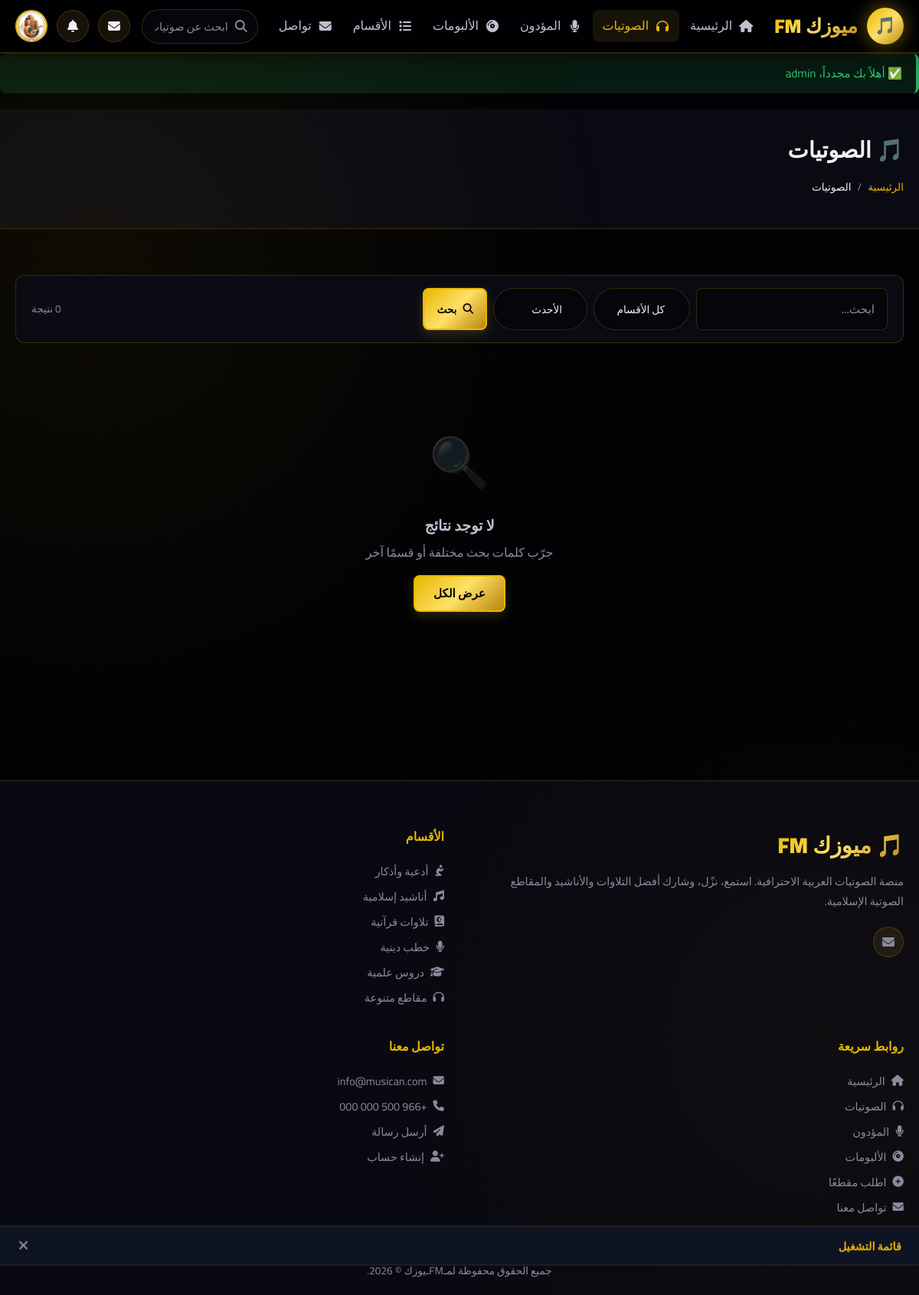
Screenshot of /player.php (signed in) with the database file from the repository.
### tables this page shows
CREATE TABLE `users` (
  `id` int NOT NULL,
  `username` varchar(100) NOT NULL,
  `full_name` varchar(100) DEFAULT NULL,
  `email` varchar(255) NOT NULL,
  `password` varchar(255) NOT NULL,
  `role` enum('admin','performer','user') NOT NULL DEFAULT 'user',
  `avatar` varchar(255) DEFAULT NULL,
  `bio` text,
  `phone` varchar(50) DEFAULT NULL,
  `website` varchar(255) DEFAULT NULL,
  `reset_token` varchar(64) DEFAULT NULL,
  `reset_expires` datetime DEFAULT NULL,
  `is_active` tinyint(1) NOT NULL DEFAULT '1',
  `created_at` datetime NOT NULL DEFAULT CURRENT_TIMESTAMP,
  `updated_at` datetime DEFAULT NULL ON UPDATE CURRENT_TIMESTAMP
);

CREATE TABLE `categories` (
  `id` int NOT NULL,
  `name` varchar(255) NOT NULL,
  `slug` varchar(255) NOT NULL,
  `description` text,
  `icon` varchar(100) DEFAULT 'fa-music',
  `cover_image` varchar(255) DEFAULT NULL,
  `sort_order` int DEFAULT '0',
  `created_at` datetime NOT NULL DEFAULT CURRENT_TIMESTAMP
);

### includes/auth.php (called while the page is built, shortened)
<?php
function getCurrentUser(): ?array {
    static $user = null;
    if ($user === null) {
        $db   = getDB();
        $stmt = $db->prepare("SELECT * FROM users WHERE id = ? AND is_active = 1");
        $stmt->execute([$_SESSION['user_id']]);
        $user = $stmt->fetch() ?: null;
    }
    return $user;
}

### player.php (the view, shortened to what this page needs)
<?php
require_once __DIR__ . '/includes/functions.php';
require_once __DIR__ . '/includes/auth.php';
require_once __DIR__ . '/includes/templates_loader.php';
$activePage = 'player';
$search      = clean($_GET['search'] ?? '');
$categoryId  = (int)($_GET['category'] ?? 0);
$performerId = (int)($_GET['performer'] ?? 0);
$albumId     = (int)($_GET['album'] ?? 0);
$order       = in_array($_GET['order'] ?? '', ['latest','popular','most_downloaded','top_rated']) ? $_GET['order'] : 'latest';
$perPage     = (int)getSetting('audios_per_page', '12');
$currentPage = max(1, (int)($_GET['page'] ?? 1));
$options = [
    'search'      => $search,
    'category_id' => $categoryId,
    'performer_id'=> $performerId,
    'album_id'    => $albumId,
    'order'       => $order,
    'limit'       => $perPage,
    'offset'      => ($currentPage - 1) * $perPage,
];
$total      = countAudios($options);
$audios     = getAudios($options);
$categories = getCategories();
require_once __DIR__ . '/includes/header.php';
?>
<div style="background:var(--card-bg);border-bottom:1px solid var(--border);padding:30px 0;">
    <div class="container">
        <h1 style="font-size:1.8rem;font-weight:900;margin-bottom:4px;">🎵 الصوتيات</h1>
        <div class="breadcrumb">
            <a href="<?= BASE_URL ?>/">الرئيسية</a>
            <span class="sep">/</span>
            <span class="current">الصوتيات</span>
        </div>
    </div>
</div>
<div class="section">
    <div class="container">
        <div class="filters-bar">
            <form method="get" action="<?= BASE_URL ?>/player.php" style="display:flex;gap:8px;flex:1;">
                <input type="text" name="search" value="<?= clean($search) ?>" placeholder="ابحث..." class="form-control" style="max-width:250px;">
                <select name="category" class="filter-select">
                    <option value="0">كل الأقسام</option>
                </select>
                <select name="order" class="filter-select">
                    <option value="latest" <?= $order === 'latest' ? 'selected' : '' ?>>الأحدث</option>
                </select>
                <button type="submit" class="btn btn-gold btn-sm"><i class="fas fa-search"></i> بحث</button>
            </form>
            <span style="color:var(--text-muted);font-size:0.85rem;white-space:nowrap;"><?= number_format($total) ?> نتيجة</span>
        </div>
        <?php if (empty($audios)): ?>
            <div class="empty-state">
                <div class="icon">🔍</div>
                <h3>لا توجد نتائج</h3>
                <p>جرّب كلمات بحث مختلفة أو قسمًا آخر</p>
                <a href="<?= BASE_URL ?>/player.php" class="btn btn-gold" style="margin-top:16px;">عرض الكل</a>
            </div>
        <?php endif; ?>
    </div>
</div>
<?php require_once __DIR__ . '/includes/footer.php'; ?>

### includes/header.php (shortened to what this page needs)
<?php
$siteName     = getSetting('site_name', 'موسيكان');
$logoFile     = getSetting('logo', '');
$currentUser  = getCurrentUser();
$logoUrl      = $logoFile ? getImageUrl('site', $logoFile) : '';
?>
<!DOCTYPE html>
<html lang="ar" dir="rtl">
<head>
    <link rel="stylesheet" href="https://cdnjs.cloudflare.com/ajax/libs/font-awesome/6.5.0/css/all.min.css">
    <link rel="stylesheet" href="<?= BASE_URL ?>/assets/css/main.css">
    <?= loadTemplateStyle() ?>
</head>
<body>
<header class="site-header" id="site-header">
    <div class="container">
        <div class="header-inner">
            <a href="<?= BASE_URL ?>/" class="site-logo">
                <?php if ($logoUrl): ?>
                    <img src="<?= $logoUrl ?>" alt="<?= clean($siteName) ?>" style="height:44px;">
                <?php else: ?>
                    <div class="logo-icon">🎵</div>
                    <span class="logo-text"><?= clean($siteName) ?></span>
                <?php endif; ?>
            </a>
            <nav class="site-nav" id="site-nav">
                <ul class="nav-links">
                    <li><a href="<?= BASE_URL ?>/" class="<?= (($activePage??'') === 'home') ? 'active' : '' ?>"><i class="fas fa-home"></i> الرئيسية</a></li>
                    <li><a href="<?= BASE_URL ?>/player.php" class="<?= (($activePage??'') === 'player') ? 'active' : '' ?>"><i class="fas fa-headphones"></i> الصوتيات</a></li>
                    <li><a href="<?= BASE_URL ?>/performer.php" class="<?= (($activePage??'') === 'performers') ? 'active' : '' ?>"><i class="fas fa-microphone"></i> المؤدون</a></li>
                    <li><a href="<?= BASE_URL ?>/album.php" class="<?= (($activePage??'') === 'albums') ? 'active' : '' ?>"><i class="fas fa-compact-disc"></i> الألبومات</a></li>
                    <li><a href="<?= BASE_URL ?>/category.php" class="<?= (($activePage??'') === 'categories') ? 'active' : '' ?>"><i class="fas fa-list"></i> الأقسام</a></li>
                    <li><a href="<?= BASE_URL ?>/contact.php" class="<?= (($activePage??'') === 'contact') ? 'active' : '' ?>"><i class="fas fa-envelope"></i> تواصل</a></li>
                </ul>
            </nav>
            <div class="header-search">
                <input type="text" id="header-search-input" placeholder="ابحث عن صوتيات، مؤدين..." autocomplete="off">
            </div>
            <div class="header-actions">
                <?php if ($currentUser): ?>
                    <a href="<?= BASE_URL ?>/messages.php" class="btn-icon" title="الرسائل">
                        <i class="fas fa-envelope"></i>
                    </a>
                    <a href="<?= BASE_URL ?>/notifications.php" class="btn-icon" title="الإشعارات">
                        <i class="fas fa-bell"></i>
                    </a>
                    <div class="user-menu">
                        <?php $displayName = !empty($currentUser['full_name']) ? $currentUser['full_name'] : $currentUser['username']; ?>
                        <div class="user-avatar-btn" id="user-menu-btn" title="<?= clean($displayName) ?>">
                            <?php
                                $__avatar = $currentUser['avatar']
                                    ? getImageUrl('avatars', $currentUser['avatar'])
                                    : 'https://www.gravatar.com/avatar/' . md5(strtolower(trim($currentUser['email'] ?? ''))) . '?s=80&d=identicon';
                            ?>
                            <img src="<?= $__avatar ?>" alt="<?= clean($displayName) ?>"
                                 onerror="this.src='https://ui-avatars.com/api/?name=<?= urlencode($displayName) ?>&background=d4af37&color=0d0d1a&size=80'">
                        </div>
                    </div>
                <?php else: ?>
                    <a href="<?= BASE_URL ?>/login.php" class="btn btn-outline btn-sm">دخول</a>
                    <a href="<?= BASE_URL ?>/register.php" class="btn btn-gold btn-sm">تسجيل</a>
                <?php endif; ?>
            </div>
        </div>
    </div>
</header>
<?= showFlash() ?>

### includes/footer.php (shortened to what this page needs)
<?php
$footerText      = getSetting('footer_text', 'جميع الحقوق محفوظة © موسيكان');
$contactEmail    = getSetting('contact_email', '');
$contactPhone    = getSetting('contact_phone', '');
$siteName        = getSetting('site_name', 'موسيكان');
$footerCategories = getCategories();
?>
<footer class="site-footer">
    <div class="container">
        <div class="footer-grid">
            <div class="footer-brand">
                <div class="logo-text">🎵 <?= clean($siteName) ?></div>
                <p class="footer-desc">منصة الصوتيات العربية الاحترافية. استمع، نزّل، وشارك أفضل التلاوات والأناشيد والمقاطع الصوتية الإسلامية.</p>
                <div class="social-links">
                    <?php if ($contactEmail): ?>
                        <a href="mailto:<?= clean($contactEmail) ?>" class="social-link" title="البريد الإلكتروني"><i class="fas fa-envelope"></i></a>
                    <?php endif; ?>
                </div>
            </div>
            <div>
                <h3 class="footer-title">الأقسام</h3>
                <ul class="footer-links">
                    <?php foreach (array_slice($footerCategories, 0, 6) as $cat): ?>
                        <li>
                            <a href="<?= BASE_URL ?>/category.php?slug=<?= urlencode($cat['slug']) ?>">
                                <i class="fas <?= $cat['icon'] ?? 'fa-music' ?>"></i>
                                <?= clean($cat['name']) ?>
                            </a>
                        </li>
                    <?php endforeach; ?>
                </ul>
            </div>
            <div>
                <h3 class="footer-title">روابط سريعة</h3>
                <ul class="footer-links">
                    <li><a href="<?= BASE_URL ?>/"><i class="fas fa-home"></i> الرئيسية</a></li>
                    <li><a href="<?= BASE_URL ?>/player.php"><i class="fas fa-headphones"></i> الصوتيات</a></li>
                    <li><a href="<?= BASE_URL ?>/performer.php"><i class="fas fa-microphone"></i> المؤدون</a></li>
                    <li><a href="<?= BASE_URL ?>/album.php"><i class="fas fa-compact-disc"></i> الألبومات</a></li>
                    <li><a href="<?= BASE_URL ?>/request_audio.php"><i class="fas fa-plus-circle"></i> اطلب مقطعًا</a></li>
                    <li><a href="<?= BASE_URL ?>/contact.php"><i class="fas fa-envelope"></i> تواصل معنا</a></li>
                </ul>
            </div>
            <div>
                <h3 class="footer-title">تواصل معنا</h3>
                <ul class="footer-links">
                    <?php if ($contactEmail): ?>
                        <li><a href="mailto:<?= clean($contactEmail) ?>"><i class="fas fa-envelope"></i> <?= clean($contactEmail) ?></a></li>
                    <?php endif; ?>
                    <?php if ($contactPhone): ?>
                        <li><a href="tel:<?= clean($contactPhone) ?>"><i class="fas fa-phone"></i> <?= clean($contactPhone) ?></a></li>
                    <?php endif; ?>
                    <li><a href="<?= BASE_URL ?>/contact.php"><i class="fas fa-paper-plane"></i> أرسل رسالة</a></li>
                    <?php if (getSetting('allow_register', '1') === '1'): ?>
                        <li><a href="<?= BASE_URL ?>/register.php"><i class="fas fa-user-plus"></i> إنشاء حساب</a></li>
                    <?php endif; ?>
                </ul>
            </div>
        </div>
        <div class="footer-bottom">
            <p><?= clean($footerText) ?></p>
        </div>
    </div>
</footer>
<?php require_once ROOT_PATH . '/includes/floating_player.php'; ?>
</body>
</html>

### templates/dark-gold/style.css (style rules this page uses)
:root { --primary: #020205; --secondary: #08080f; --accent: #0f0f1a; --gold: #e6b800; --gold-light: #ffe066; --gold-dark: #b8860b; --text: #f0f0f5; --text-muted: #8a8a9e; --border: rgba(230, 184, 0, 0.2); --card-bg: rgba(12, 12, 22, 0.9); --input-bg: #05050a; --gradient-gold: linear-gradient(135deg, #e6b800 0%, #ffe066 50%, #b8860b 100%); --shadow-gold: 0 0 30px rgba(230, 184, 0, 0.25); }
body { background: var(--primary); }
body::before { background: radial-gradient(circle at 10% 20%, rgba(230, 184, 0, 0.06) 0%, transparent 40%), radial-gradient(circle at 90% 80%, rgba(230, 184, 0, 0.03) 0%, transparent 40%); }
.site-header { background: rgba(2, 2, 5, 0.98); border-bottom: 2px solid var(--border); }
.logo-icon { box-shadow: 0 0 25px rgba(230, 184, 0, 0.5); }
.btn-gold { box-shadow: 0 5px 15px rgba(230, 184, 0, 0.2); }

### rows the page displays
users: avatar (picture)
categories: name "أدعية وأذكار"
categories: name "أناشيد إسلامية"
categories: name "تلاوات قرآنية"
categories: name "خطب دينية"
categories: name "دروس علمية"
categories: name "مقاطع متنوعة"

### other values shown
$siteName "ميوزك FM"
$icon "✅"
$flash['message'] "أهلاً بك مجدداً، admin"
$total "0"
$contactEmail "info@musican.com"
$contactPhone "+966 500 000 000"
$footerText "جميع الحقوق محفوظة لمـFMـيوزك © 2026."
